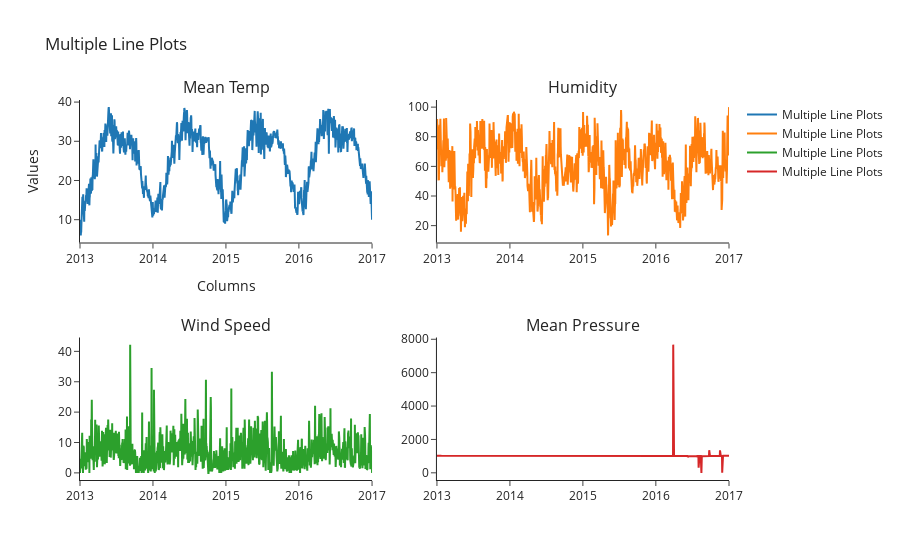

Write notebook code for a chart like this one.
### Code cell
graph.line_plot()

### Figure 1 — Plotly figure (JSON) as saved in the notebook; plotly's stock layout.template omitted (floating-point values rounded to 4 significant figures; data arrays with more than 128 entries replaced by an {"elided": "..."} marker saying what was removed)
{"data": [{"mode": "lines", "name": "Multiple Line Plots", "type": "scatter", "x": {"elided": "1462 str values"}, "xaxis": "x", "y": {"elided": "1462 float values"}, "yaxis": "y"}, {"mode": "lines", "name": "Multiple Line Plots", "type": "scatter", "x": {"elided": "1462 str values"}, "xaxis": "x2", "y": {"elided": "1462 float values"}, "yaxis": "y2"}, {"mode": "lines", "name": "Multiple Line Plots", "type": "scatter", "x": {"elided": "1462 str values"}, "xaxis": "x3", "y": {"elided": "1462 float values"}, "yaxis": "y3"}, {"mode": "lines", "name": "Multiple Line Plots", "type": "scatter", "x": {"elided": "1462 str values"}, "xaxis": "x4", "y": {"elided": "1462 float values"}, "yaxis": "y4"}], "layout": {"annotations": [{"font": {"size": 16}, "showarrow": false, "text": "Mean Temp", "x": 0.225, "xanchor": "center", "xref": "paper", "y": 1, "yanchor": "bottom", "yref": "paper"}, {"font": {"size": 16}, "showarrow": false, "text": "Humidity", "x": 0.775, "xanchor": "center", "xref": "paper", "y": 1, "yanchor": "bottom", "yref": "paper"}, {"font": {"size": 16}, "showarrow": false, "text": "Wind Speed", "x": 0.225, "xanchor": "center", "xref": "paper", "y": 0.375, "yanchor": "bottom", "yref": "paper"}, {"font": {"size": 16}, "showarrow": false, "text": "Mean Pressure", "x": 0.775, "xanchor": "center", "xref": "paper", "y": 0.375, "yanchor": "bottom", "yref": "paper"}], "title": {"text": "Multiple Line Plots"}, "xaxis": {"anchor": "y", "domain": [0, 0.45], "title": {"text": "Columns"}}, "xaxis2": {"anchor": "y2", "domain": [0.55, 1]}, "xaxis3": {"anchor": "y3", "domain": [0, 0.45]}, "xaxis4": {"anchor": "y4", "domain": [0.55, 1]}, "yaxis": {"anchor": "x", "domain": [0.625, 1], "title": {"text": "Values"}}, "yaxis2": {"anchor": "x2", "domain": [0.625, 1]}, "yaxis3": {"anchor": "x3", "domain": [0, 0.375]}, "yaxis4": {"anchor": "x4", "domain": [0, 0.375]}}}
